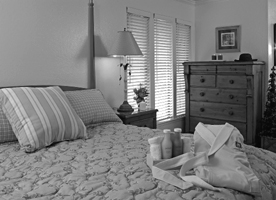
#> input picture HW5/hw5_data/test/Bedroom/image_0003.jpg, 276 x 200 px, given as the content of the folder hw5_data/train, which was not available
$ python task2.py
#> lines starting #> are read from the running program, lines starting #| are printed output that depends on the picture; pictures that were not available may be replaced by others from this repository, and a replacement may not be noted
import os
import cv2
import numpy as np
import collections
from scipy.spatial.distance import cdist

def loadImgs(filepath):
#> called with filepath = 'hw5_data/train'
    img_list=[]

    class_names=os.listdir(filepath)
    for class_name in class_names:
        class_path = os.path.join(filepath,class_name)
        image_names = os.listdir(class_path)
        for image_name in image_names:
            try:
                img_path = os.path.join(class_path,image_name)
                img = cv2.imread(img_path)
#> img is the input picture: shape (200, 276, 3); min 3, max 255, mean 125.1
                img=cv2.cvtColor(img,cv2.COLOR_BGR2GRAY)
#> img: shape (200, 276)
                img_list.append(img)
            except:
                pass

    return img_list

def get_all_features(img_list):
    """
    :param imgs: a list of images
    :return: (#keypoints) ndarray, (#keypoints from all images,128) ndarray
    """
    sift = cv2.xfeatures2d.SIFT_create()
    keypoints=None
    describes=None
    for img in img_list:
        kp,des=sift.detectAndCompute(img,None)
        if des is not None:
            describes=np.vstack((describes,des)) if describes is not None else des
        if kp is not None:
            keypoints=np.append(keypoints,kp) if keypoints is not None else kp
    return keypoints,describes

def img2histogram(img,centers):
    """represent img by frequencies of visual words
    :param img: an (200x200) ndarray img
    :param centers: (k=200,128) center points
    :return: (200)
    """
    cluster=len(centers)
    sift = cv2.xfeatures2d.SIFT_create()
    kp,des=sift.detectAndCompute(img,None)
    distances=cdist(des,centers,'euclidean')
    counter=collections.Counter(np.argmin(distances,axis=1))
    re=np.zeros(cluster)
    for i in counter:
        re[i]=counter[i]

    return re

def get_histograms(img_list,cluster,centers):
    histograms=np.zeros((len(img_list),cluster))
    for i,img in enumerate(img_list):
        histograms[i]=img2histogram(img,centers)

    return histograms

def knn(indices):
    """
    :param indics: (#test images,k) ndarray
    """
    indices = indices // 100
    k=indices.shape[1]
    acc=0
    for i in range(len(indices)):
        target_class=i//10
        predict_class=collections.Counter(indices[i]).most_common(1)[0][0]
        if target_class==predict_class:
            acc+=1

    return acc/len(indices)

train_path=os.path.join('hw5_data','train')
test_path=os.path.join('hw5_data','test')
category=list(os.listdir(train_path))
cluster=100
k=7

if __name__=='__main__':
    # load images
    train_imgs=loadImgs(train_path)
#> train_imgs = 1 item
    test_imgs=loadImgs(test_path)

    cats_dict = {c: dict.fromkeys(['kp', 'des']) for c in category}
    min_features=1000000000
    for i,c in enumerate(category):
        keypoints,describes=get_all_features(train_imgs[i*100:i*100+100])
        cats_dict[c]['kp']=keypoints
        cats_dict[c]['des']=describes
        if len(keypoints)<min_features:
            min_features=len(keypoints)
#> this loop made 1 pass
#> min_features on pass 1: 385
#> after the loop, cats_dict = 1 item; min_features = 385

    print(f'minimum features among categories: {min_features}')
#| minimum features among categories: 385

    n_descriptors=int(0.8*min_features)
#> n_descriptors = 308
    all_features=None
    for c in category:
        responses=np.asarray([keypoint.response for keypoint in cats_dict[c]['kp']])
        kp_idx=np.argsort(responses)[-n_descriptors:]
        all_features=np.vstack((all_features,cats_dict[c]['des'][kp_idx])) if all_features is not None else cats_dict[c]['des'][kp_idx]


    # k-means
    criteria = (cv2.TERM_CRITERIA_EPS + cv2.TERM_CRITERIA_MAX_ITER, 10, 1.0)
    _,_,centers = cv2.kmeans(all_features,cluster,None,criteria,10,cv2.KMEANS_PP_CENTERS)
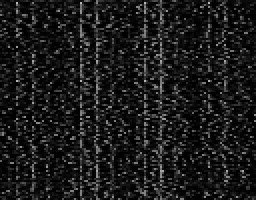
#> centers: shape (100, 128) float32 (shown 2 times larger); min 0, max 183.7, mean 26.7

    # train histograms
    train_histograms=get_histograms(train_imgs,cluster,centers)
#> the loop in get_histograms, `for i,img in enumerate(img_list):` made 1 pass
#> cluster in img2histogram on pass 1: 100
#> pass 1, in img2histogram, `distances=cdist(des,centers,'euclidean')`:
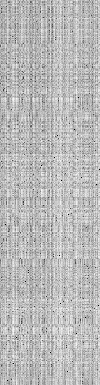
#> distances: shape (385, 100) float64; min 0, max 680.2, mean 497.4; drawn with min black and max white
    # test histograms
    test_histograms=get_histograms(test_imgs,cluster,centers)
#> the loop in get_histograms (call 2), `for i,img in enumerate(img_list):` made 4 passes
#> pass 2, in img2histogram (call 3), `distances=cdist(des,centers,'euclidean')`:
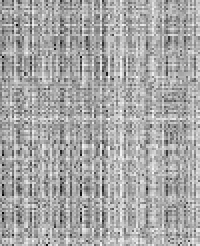
#> distances: shape (123, 100) float64 (shown 2 times larger); min 171.3, max 685.9, mean 509.1; drawn with min black and max white
#> pass 3, in img2histogram (call 4), `distances=cdist(des,centers,'euclidean')`:
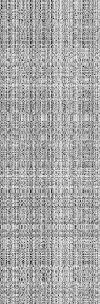
#> distances: shape (304, 100) float64; min 160.2, max 681.1, mean 503.1; drawn with min black and max white

    indices=np.argsort(cdist(test_histograms,train_histograms,'euclidean'),axis=1)

    acc=knn(indices[:,:k])
    print(f'acc: {acc:.2f}')
